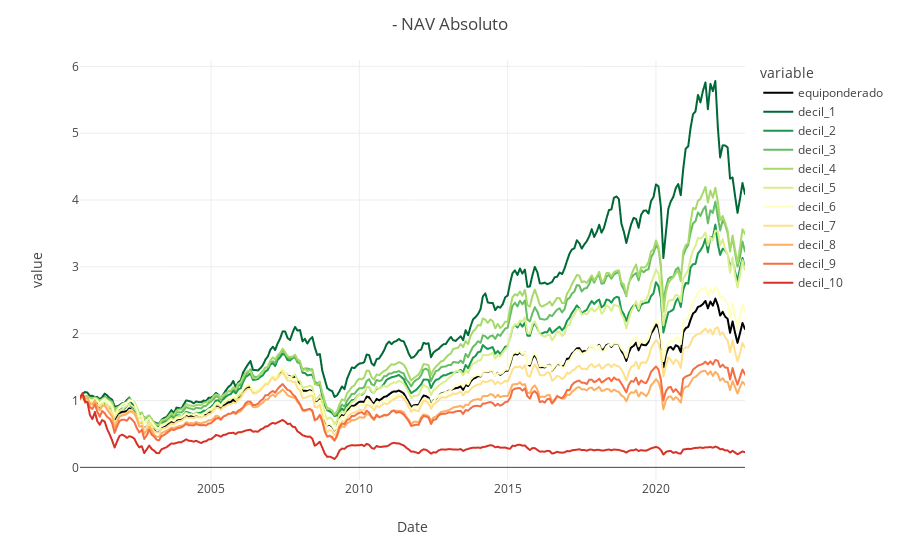

Write notebook code for a chart like this one.
### Code cell
pl.plot_NAV_absoluto(rents_pct_change_df)

### Figure 1 — Plotly figure (JSON) as saved in the notebook; plotly's stock layout.template omitted (floating-point values rounded to 4 significant figures; data arrays with more than 128 entries replaced by an {"elided": "..."} marker saying what was removed)
{"data": [{"hovertemplate": "variable=equiponderado<br>index=%{x}<br>value=%{y}<extra></extra>", "legendgroup": "equiponderado", "line": {"color": "#000000", "dash": "solid"}, "marker": {"symbol": "circle"}, "mode": "lines", "name": "equiponderado", "showlegend": true, "type": "scattergl", "x": {"elided": "270 str values"}, "xaxis": "x", "y": {"elided": "270 float values"}, "yaxis": "y"}, {"hovertemplate": "variable=decil_1<br>index=%{x}<br>value=%{y}<extra></extra>", "legendgroup": "decil_1", "line": {"color": "rgb(0,104,55)", "dash": "solid"}, "marker": {"symbol": "circle"}, "mode": "lines", "name": "decil_1", "showlegend": true, "type": "scattergl", "x": {"elided": "270 str values"}, "xaxis": "x", "y": {"elided": "270 float values"}, "yaxis": "y"}, {"hovertemplate": "variable=decil_2<br>index=%{x}<br>value=%{y}<extra></extra>", "legendgroup": "decil_2", "line": {"color": "rgb(26,152,80)", "dash": "solid"}, "marker": {"symbol": "circle"}, "mode": "lines", "name": "decil_2", "showlegend": true, "type": "scattergl", "x": {"elided": "270 str values"}, "xaxis": "x", "y": {"elided": "270 float values"}, "yaxis": "y"}, {"hovertemplate": "variable=decil_3<br>index=%{x}<br>value=%{y}<extra></extra>", "legendgroup": "decil_3", "line": {"color": "rgb(102,189,99)", "dash": "solid"}, "marker": {"symbol": "circle"}, "mode": "lines", "name": "decil_3", "showlegend": true, "type": "scattergl", "x": {"elided": "270 str values"}, "xaxis": "x", "y": {"elided": "270 float values"}, "yaxis": "y"}, {"hovertemplate": "variable=decil_4<br>index=%{x}<br>value=%{y}<extra></extra>", "legendgroup": "decil_4", "line": {"color": "rgb(166,217,106)", "dash": "solid"}, "marker": {"symbol": "circle"}, "mode": "lines", "name": "decil_4", "showlegend": true, "type": "scattergl", "x": {"elided": "270 str values"}, "xaxis": "x", "y": {"elided": "270 float values"}, "yaxis": "y"}, {"hovertemplate": "variable=decil_5<br>index=%{x}<br>value=%{y}<extra></extra>", "legendgroup": "decil_5", "line": {"color": "rgb(217,239,139)", "dash": "solid"}, "marker": {"symbol": "circle"}, "mode": "lines", "name": "decil_5", "showlegend": true, "type": "scattergl", "x": {"elided": "270 str values"}, "xaxis": "x", "y": {"elided": "270 float values"}, "yaxis": "y"}, {"hovertemplate": "variable=decil_6<br>index=%{x}<br>value=%{y}<extra></extra>", "legendgroup": "decil_6", "line": {"color": "rgb(255,255,191)", "dash": "solid"}, "marker": {"symbol": "circle"}, "mode": "lines", "name": "decil_6", "showlegend": true, "type": "scattergl", "x": {"elided": "270 str values"}, "xaxis": "x", "y": {"elided": "270 float values"}, "yaxis": "y"}, {"hovertemplate": "variable=decil_7<br>index=%{x}<br>value=%{y}<extra></extra>", "legendgroup": "decil_7", "line": {"color": "rgb(254,224,139)", "dash": "solid"}, "marker": {"symbol": "circle"}, "mode": "lines", "name": "decil_7", "showlegend": true, "type": "scattergl", "x": {"elided": "270 str values"}, "xaxis": "x", "y": {"elided": "270 float values"}, "yaxis": "y"}, {"hovertemplate": "variable=decil_8<br>index=%{x}<br>value=%{y}<extra></extra>", "legendgroup": "decil_8", "line": {"color": "rgb(253,174,97)", "dash": "solid"}, "marker": {"symbol": "circle"}, "mode": "lines", "name": "decil_8", "showlegend": true, "type": "scattergl", "x": {"elided": "270 str values"}, "xaxis": "x", "y": {"elided": "270 float values"}, "yaxis": "y"}, {"hovertemplate": "variable=decil_9<br>index=%{x}<br>value=%{y}<extra></extra>", "legendgroup": "decil_9", "line": {"color": "rgb(244,109,67)", "dash": "solid"}, "marker": {"symbol": "circle"}, "mode": "lines", "name": "decil_9", "showlegend": true, "type": "scattergl", "x": {"elided": "270 str values"}, "xaxis": "x", "y": {"elided": "270 float values"}, "yaxis": "y"}, {"hovertemplate": "variable=decil_10<br>index=%{x}<br>value=%{y}<extra></extra>", "legendgroup": "decil_10", "line": {"color": "rgb(215,48,39)", "dash": "solid"}, "marker": {"symbol": "circle"}, "mode": "lines", "name": "decil_10", "showlegend": true, "type": "scattergl", "x": {"elided": "270 str values"}, "xaxis": "x", "y": {"elided": "270 float values"}, "yaxis": "y"}], "layout": {"hovermode": "x unified", "legend": {"title": {"text": "variable"}, "tracegroupgap": 0}, "margin": {"t": 60}, "title": {"text": " - NAV Absoluto"}, "xaxis": {"anchor": "y", "domain": [0, 1], "title": {"text": "Date"}}, "yaxis": {"anchor": "x", "domain": [0, 1], "title": {"text": "value"}}}}
